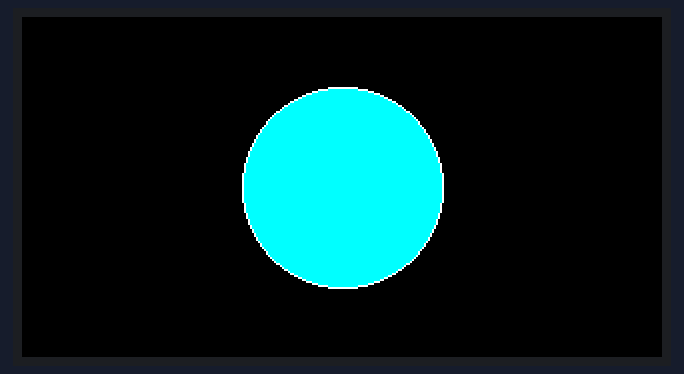
Recording of a program running on a simulated Arduino Nano ESP32. On the bench: 320×170 colour display.

Above: at 0.3 s.

The program:

main.cpp
```cpp
#include "time.h"
#include <Adafruit_GFX.h>
#include <Adafruit_ST7789.h>
#include <Fonts/FreeSans12pt7b.h>

uint16_t default_color = ST77XX_BLACK;
#define TFT_MOSI 11
#define TFT_SCLK 12
#define TFT_CS 10
#define TFT_DC 9
#define TFT_RST 8

SPIClass mySPI(HSPI);
Adafruit_ST7789 tft = Adafruit_ST7789(&mySPI, TFT_CS, TFT_DC, TFT_RST);
class TextElement
{
private:
  String Value = "";
  uint16_t Color = ST77XX_WHITE;
  uint8_t size = 1;
  int16_t x, y;
  uint16_t w, h;
  int16_t x1, y1;
  int16_t prev_x, prev_y;
  uint16_t prev_w, prev_h;
  bool hasPrevious = false;

public:
  TextElement(String t, uint16_t c, uint8_t s)
  {
    Value = t;
    Color = c;
    size = s;
  }
  void CalculateBounds()
  {
    tft.setFont(&FreeSans12pt7b);
    tft.getTextBounds(Value, 0, 0, &x1, &y1, &w, &h);
  }
  void centerText()
  {
    CalculateBounds();
    x = (320 - w) / 2 - x1;
    y = (170 - h) / 2 - y1;
  }
  void centerVertically()
  {
    CalculateBounds();
    y = (170 - h) / 2 - y1;
  }
  void centerHorizontally()
  {
    CalculateBounds();
    x = (320 - w) / 2 - x1;
  }
  void clear()
  {
    if (hasPrevious)
    {
      tft.fillRect(prev_x - 20, prev_y + y1 - 20, prev_w + 40, prev_h + 40, default_color);
    }
  }
  void draw()
  {
    if (hasPrevious)
    {
      tft.fillRect(prev_x - 20, prev_y + y1 - 20, prev_w + 40, prev_h + 40, default_color);
    }
    prev_x = x;
    prev_y = y;
    prev_w = w;
    prev_h = h;

    hasPrevious = true;

    tft.setTextSize(size);
    tft.setFont(&FreeSans12pt7b);
    tft.setCursor(x, y);
    tft.print(Value);
  }
  void setText(String newt)
  {
    Value = newt;
    CalculateBounds();
  }
  void setSize(uint8_t news)
  {
    size = news;
    CalculateBounds();
  }

  void setPos(int16_t newx, int16_t newy)
  {
    x = newx;
    y = newy;
  }
};

class BoxElement
{
private:
  int16_t x, y;
  uint16_t w, h;
  int16_t x1, y1;
  int16_t prev_x, prev_y;
  uint16_t prev_w, prev_h;
  uint16_t Color = ST77XX_WHITE;
  bool hasPrevious = false;

public:
  BoxElement(uint16_t c, uint16_t newW, uint16_t newH)
  {
    Color = c;
    w = newW;
    h = newH;
  }

  void setPosition(int16_t newX, int16_t newY)
  {
    x = newX;
    y = newY;
  }

  void center()
  {
    x = (320 - w) / 2;
    y = (170 - y) / 2;
  }
  void centerHorizontally()
  {
    x = (320 - w) / 2;
  }
  void centerVertically()
  {
    y = (170 - y) / 2;
  }
  void draw(uint8_t r = 0)
  {
    if (hasPrevious)
    {
      tft.fillRect(prev_x, prev_y, prev_w, prev_h, default_color);
    }

    tft.drawRect(x, y, w, h, Color);

    prev_x = x;
    prev_y = y;
    prev_w = w;
    prev_h = h;
    hasPrevious = true;
  }

  void fill(bool border, uint16_t c, uint8_t r)
  {
    if (hasPrevious)
    {
      tft.fillRect(prev_x, prev_y, prev_w, prev_h, default_color);
    }
    if (r > 0)
    {
      tft.fillRoundRect(x, y, w, h, r, Color);
      prev_x = x;
      prev_y = y;
      prev_w = w;
      prev_h = h;
      hasPrevious = true;
      if (border)
      {
        tft.drawRoundRect(x, y, w, h, r, c);
      }
    }
    else
    {
      tft.fillRect(x, y, w, h, Color);
      prev_x = x;
      prev_y = y;
      prev_w = w;
      prev_h = h;
      hasPrevious = true;
      if (border)
      {
        tft.drawRect(x, y, w, h, c);
      }
    }
  }

  void drawHorizontalLine()
  {
    tft.drawLine(x, y + h / 2, x + w, y + h / 2, Color);
  }

  void drawVerticalLine()
  {
    tft.drawLine(x + w / 2, y, x + w / 2, y + h, Color);
  }

  void clear()
  {
    if (hasPrevious)
    {
      tft.fillRect(prev_x, prev_y, prev_w, prev_h, default_color);
    }
  }

  void setSize(uint16_t newW, uint16_t newH)
  {
    w = newW;
    h = newH;
  }

  void setColor(uint16_t newColor)
  {
    Color = newColor;
  }
};

class CircleElement
{
private:
  int16_t x, y;
  uint8_t r;
   uint8_t prev_r;
  int16_t x1, y1;
  int16_t prev_x, prev_y;

  uint16_t Color = ST77XX_WHITE;
  bool hasPrevious = false;

public:
  CircleElement(uint16_t c, uint8_t newR)
  {
    Color = c;

    r = newR;
  }

  void setPosition(int16_t newX, int16_t newY)
  {
    x = newX;
    y = newY;
  }

  void center()
  {
    x = 320/2;
    y = 170/2;
  }
  void centerHorizontally()
  {
    x = 320/2;
  }
  void centerVertically()
  {
    y = 170/2;
  }
  void draw()
  {
    if (hasPrevious)
    {
      tft.drawCircle(prev_x, prev_y, prev_r, default_color);
    }

    tft.drawCircle(x, y, r, Color);

    prev_x = x;
    prev_y = y;
    prev_r = r;
    hasPrevious = true;
  }

  void fill(bool border, uint16_t c)
  {
    if (hasPrevious)
    {
      tft.fillCircle(prev_x, prev_y, prev_r, default_color);
    }
      tft.fillCircle(x, y, r, Color);
      prev_x = x;
      prev_y = y;
      prev_r = r;
      hasPrevious = true;
      if (border)
      {
        tft.drawCircle(x, y, r , c);
      }


  }
  void clear()
  {
    if (hasPrevious)
    {
      tft.fillCircle(prev_x, prev_y,prev_r, default_color);
    }
  }


  void setColor(uint16_t newColor)
  {
    Color = newColor;
  }
  void setRadius(uint8_t newR){
    r = newR;
  }
};


TextElement Text("Hello World!", ST77XX_WHITE, 1);
BoxElement Box(ST77XX_CYAN, 100, 60);
CircleElement Circle(ST77XX_CYAN, 50);
void setup()
{
  mySPI.begin(TFT_SCLK, -1, TFT_MOSI, -1);
  tft.init(170, 320);
  tft.setRotation(1);
  tft.fillScreen(default_color);
  Circle.center();
  Circle.fill(true, ST77XX_WHITE);
}

void loop()
{
}
```
